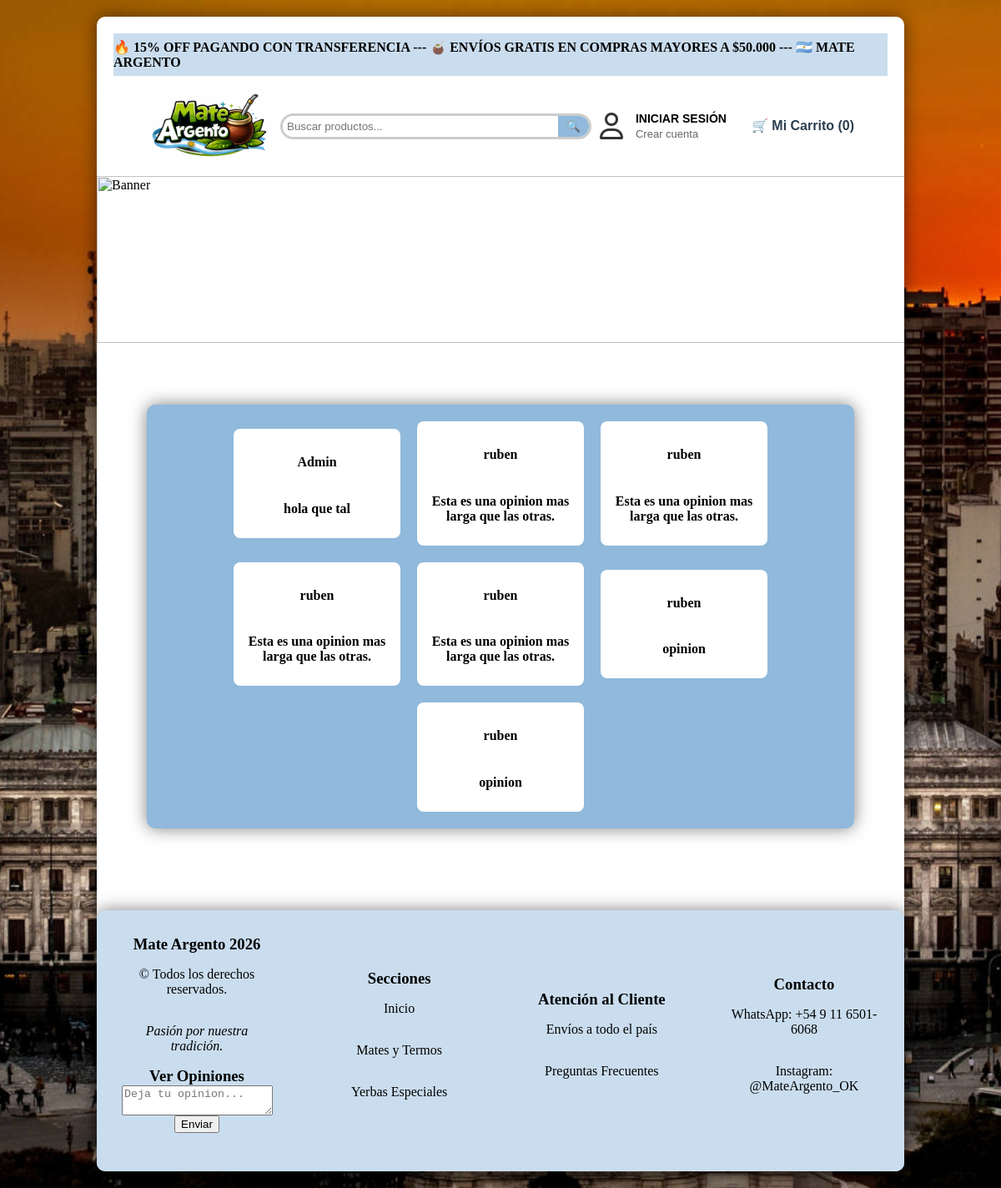
The app's page /opiniones, older data.
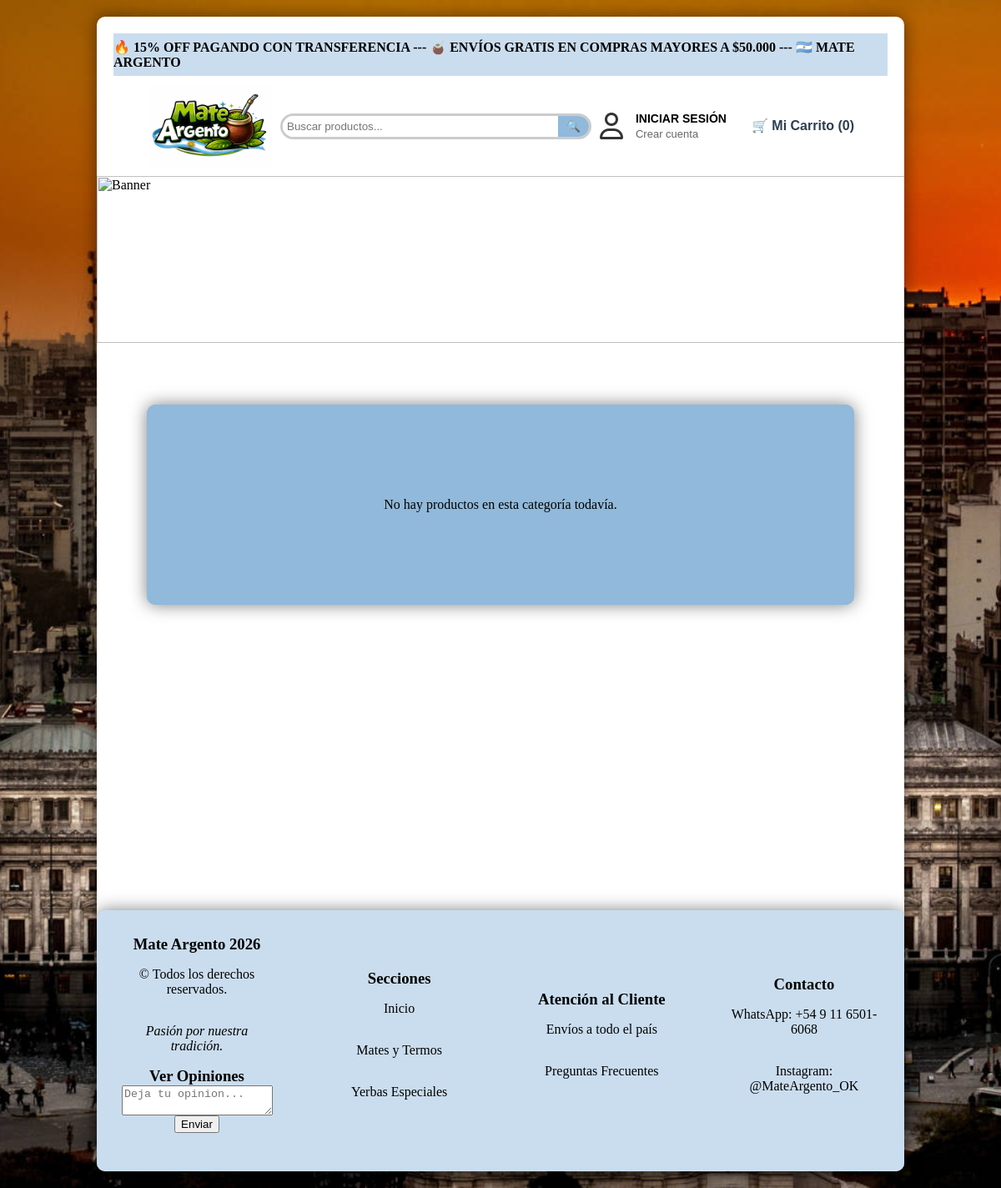
The same page, newer data.
### app.py (models this page shows)
class Opinion(db.Model):
    id = db.Column(db.Integer, primary_key=True) #Esto hace que el cerebro los vuelva unicos y los va colocando 1,2,3.
    nombre_cliente = db.Column(db.String(100)) #Espacio para el nombre del cliente de maximo 100 letras.
    comentario = db.Column(db.Text, nullable=False) # El texto que escriben, nullable para que no se guarde vacio.

### app.py (the view)
@app.route('/opiniones')
def ver_opiniones():
    opiniones_db = Opinion.query.all()
    return render_template('opiniones.html', opiniones=opiniones_db)

### app.py (called while the page is built)
@app.context_processor
def procesar_carrito():
    carrito_ids = session.get('carrito', [])
    productos_carrito = []
    total = 0
    if carrito_ids:
        for p_id in carrito_ids:
            p = Producto.query.get(p_id)
            if p:
                productos_carrito.append(p)
                total += p.precio
    return dict(carrito_html=productos_carrito, total_carrito=total)

### templates/opiniones.html (shortened to what this page needs)
<head>
    <link rel="stylesheet" href="{{ url_for('static', filename='estilos.css') }}">
    <link rel="stylesheet" href="https://cdnjs.cloudflare.com/ajax/libs/font-awesome/6.0.0/css/all.min.css">
</head>
<body>
    <div class="contenedor">
        {% extends 'base.html' %}
        {% block content %}
        <br><br><br>
        <div class="contenedor-padre2">
            {% for p in opiniones %}
                <div class="tarjeta">
                    <h4>{{ p.nombre_cliente }}</h4>
                    <p><b>{{ p.comentario }}</b></p>
                </div>
            {% else %}
                <p>No hay productos en esta categoría todavía.</p>
            {% endfor %} {% endblock %}

### templates/base.html (shortened to what this page needs)
<!DOCTYPE html>
<html lang="es">
<head>
    <link rel="stylesheet" href="{{ url_for('static', filename='estilos.css') }}">
    <link rel="stylesheet" href="https://cdnjs.cloudflare.com/ajax/libs/font-awesome/6.0.0/css/all.min.css">
</head>
<body>
    <div style="background-color: #CADDEE !important; color: #000 !important; padding: 7px 0; width: 100%; margin: 0; border: none;">
        <marquee behavior="scroll" direction="left" scrollamount="8" style="font-weight: bold;">
            🔥 15% OFF PAGANDO CON TRANSFERENCIA --- 🧉 ENVÍOS GRATIS EN COMPRAS MAYORES A $50.000 --- 🇦🇷 MATE ARGENTO
        </marquee>
    </div>
    <header class="bloque-superior">
        <a href="/">
            <img src="{{ url_for('static', filename='img/logo.jpeg') }}" class="logo-personalizado" alt="Mate Argento">
        </a>
        <div class="buscador-corto">
            <input type="text" placeholder="Buscar productos..." style="border:none; padding:5px; outline:none; width: 300px;">
            <button type="button">🔍</button>
        </div>
        <div class="bloque-cuenta">
            {% if session.get('usuario_nombre') %}
                <nav>
                    <span>Hola, <b>{{ session['usuario_nombre'] }}</b></span> |
                    {% if session.get('usuario_rol') == 'admin' %}
                        <a href="/admin/nuevo_producto" style="color: red; font-weight: bold;">[ PANEL CARGA ]</a> |
                    {% endif %}
                    <a href="/logout">Cerrar Sesión</a>
                </nav>
            {% else %}
                <div class="icono-usuario"><i class="fa-regular fa-user"></i></div>
                <div class="enlaces-cuenta">
                    <a href="/login" class="link-cuenta">Iniciar sesión</a>
                    <a href="/registro" class="link-cuenta-secundario">Crear cuenta</a>
                </div>
            {% endif %}
            <details class="carrito-desplegable">
                <summary style="cursor: pointer; list-style: none;">
                    🛒 <b class="enlace-titulo">Mi Carrito ({{ carrito_html|length }})</b>
                </summary>
            </details>
        </div>
    </header>
    <img src="{{ url_for('static', filename='img/fondo_lindo2.png') }}" class="ancho-total" alt="Banner">
    <main style="min-height: 80vh; padding: 20px;">
        {% block content %}{% endblock %}
    </main>
    <footer class="pie-pagina">
        <div class="contenedor-pie">
            <div class="tarjeta-pie">
                <h3>Mate Argento 2026</h3>
                <p>&copy; Todos los derechos reservados.</p>
                <p><em>Pasión por nuestra tradición.</em></p>
                <form action="/enviar_opinion" method="POST">
                    <a href="/opiniones" class="enlace-titulo efecto-verde" style="color:#000"><h3>Ver Opiniones</h3></a>
                    <textarea type="text" name="opinion_texto" placeholder="Deja tu opinion..." required></textarea>
                        <button type="submit">Enviar</button>
                </form>
            </div>
            <div class="tarjeta-pie">
                <h3>Secciones</h3>
                <p>Inicio</p>
                <p>Mates y Termos</p>
                <p>Yerbas Especiales</p>
            </div>
            <div class="tarjeta-pie">
                <h3>Atención al Cliente</h3>
                <p>Envíos a todo el país</p>
                <p>Preguntas Frecuentes</p>
            </div>
            <div class="tarjeta-pie">
                <h3>Contacto</h3>
                <p>WhatsApp: +54 9 11 6501-6068</p>
                <p>Instagram: @MateArgento_OK</p>
            </div>
        </div>
    </footer>
</body>
</html>

### static/estilos.css (style rules this page uses)
body { background-color: #ccc; background-image: url('img/argentina.jpg'); background-size: cover; background-repeat: no-repeat; background-position: center; margin: 0; padding: 20px; }
.contenedor { width: 80%; margin: auto; background-color: #fff; background-size: cover; background-repeat: no-repeat; background-position: center; padding: 20px; border-radius: 10px; box-shadow: 0px 0px 20px rgba(0, 0, 0, 0.5); min-height: 500px; }
.contenedor > * { margin-left: 20px; margin-right: 20px; }
.contenedor-pie { display: flex; flex-direction: row; justify-content: space-between; align-items: center; padding: 20px; background-color: #CADDEE; border-radius: 10px; box-shadow: 0px 0px 20px rgba(0, 0, 0, 0.5); }
.contenedor-padre2 { display: flex; flex-direction: row; flex-wrap: wrap; justify-content: center; align-items: center; gap: 20px; padding: 20px; background-color: #90b9db; border-radius: 10px; box-shadow: 0px 0px 20px rgba(0, 0, 0, 0.5); min-height: 200px; }
.bloque-superior { display: flex; align-items: center; justify-content: space-between; flex-wrap: wrap; gap: 10px; padding: 10px 20px; }
.bloque-cuenta { display: flex; flex-direction: row; flex-wrap: wrap; align-items: center; gap: 15px; font-family: 'Arial', sans-serif; }
h3 { font-size: clamp(18px, 1,8vw, 30px); width: 100%; margin-left: 0; margin-right: 0; padding: 0; display: block; text-align: center; margin: 0; word-wrap: break-word; }
.ancho-total { width: calc(100% + 40px) !important; margin-left: -20px !important; max-width: none !important; display: block; height: 200px; object-fit: cover; }
.logo-personalizado { width: 150px; height: auto; }
.tarjeta-pie { background-color: #CADDEE; padding: 10px; border-radius: 8px; width: 200px; text-align: center; display: flex; flex-direction: column; justify-content: space-between; height: 100%; box-sizing: border-box; }
.enlace-titulo { text-decoration: none; color: #2c3e50; }
.buscador-corto { display: flex; border-radius: 20px; border: 3px solid #ccc; overflow: hidden; flex-grow: 1; max-width: 500px; min-width: 200px; }
.buscador-corto button { background: #90b9db; color: white; border: none; padding: 5px 10px; flex-shrink: 0; width: auto; }
.buscador-corto input { flex-grow: 1; border: none; padding: 5px 10px; outline: none; min-width: 0; }
.icono-usuario { font-size: 32px; color: #333; }
.enlaces-cuenta { display: flex; flex-direction: column; justify-content: center; }
.link-cuenta { font-size: 14px; font-weight: bold; text-transform: uppercase; color: #000; text-decoration: none; line-height: 1.2; }
.link-cuenta-secundario { font-size: 13px; color: #666; text-decoration: none; margin-top: 2px; }
footer { width: calc(100% + 40px) !important; padding: 0 !important; margin-left: -20px !important; margin-right: -20px !important; margin-bottom: -20px !important; }
.carrito-desplegable { position: relative; margin-left: 15px; }

Row changes from the older to the newer data that the page shows:
removed Opinion: nombre_cliente "Admin", comentario "hola que tal"
removed Opinion: nombre_cliente "ruben", comentario "Esta es una opinion mas larga que las otras."
removed Opinion: nombre_cliente "ruben", comentario "Esta es una opinion mas larga que las otras."
removed Opinion: nombre_cliente "ruben", comentario "Esta es una opinion mas larga que las otras."
removed Opinion: nombre_cliente "ruben", comentario "Esta es una opinion mas larga que las otras."
removed Opinion: nombre_cliente "ruben", comentario "opinion"
removed Opinion: nombre_cliente "ruben", comentario "opinion"
Text that changed along with them:
text now shown: "No hay productos en esta categoría todavía."
